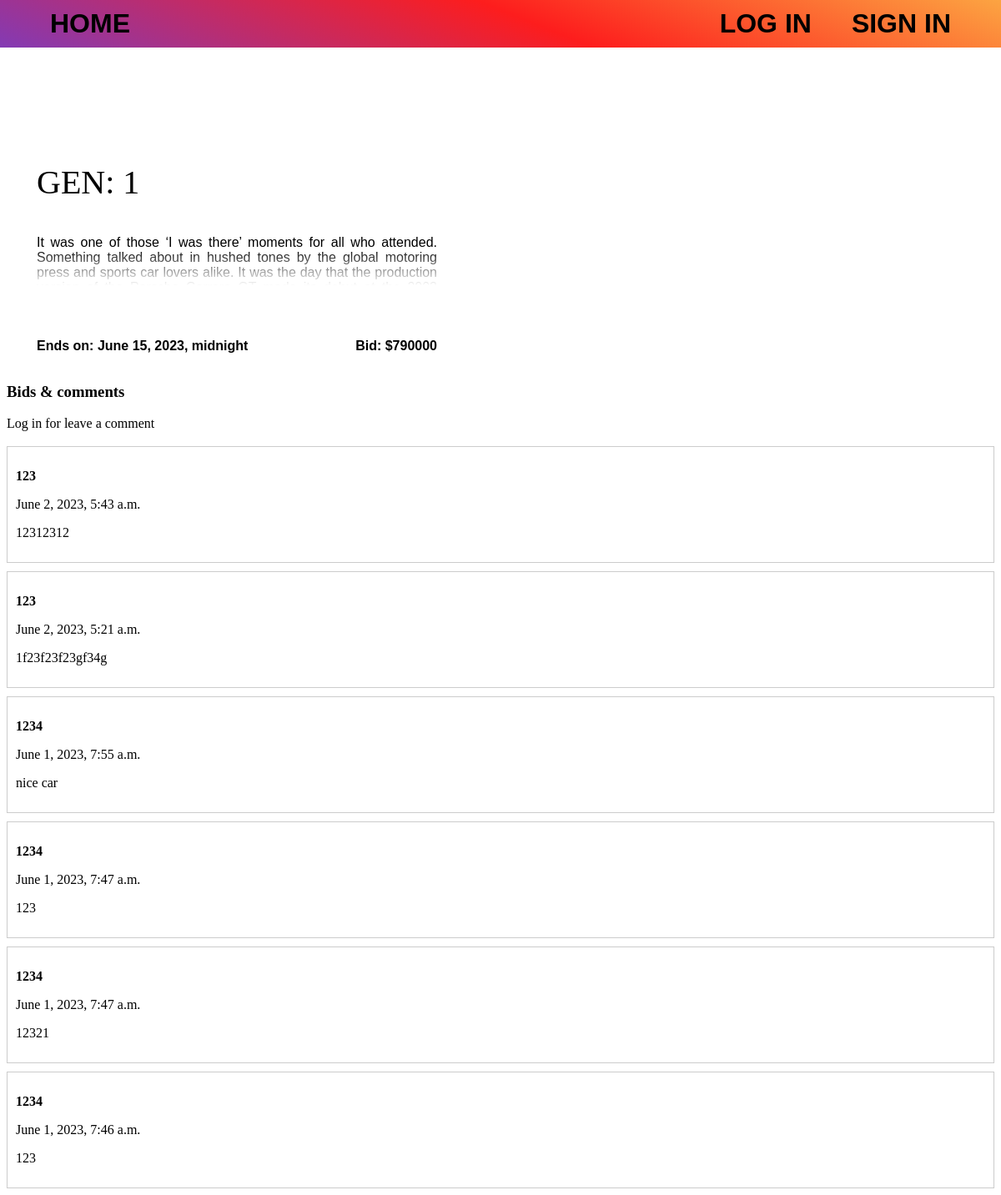
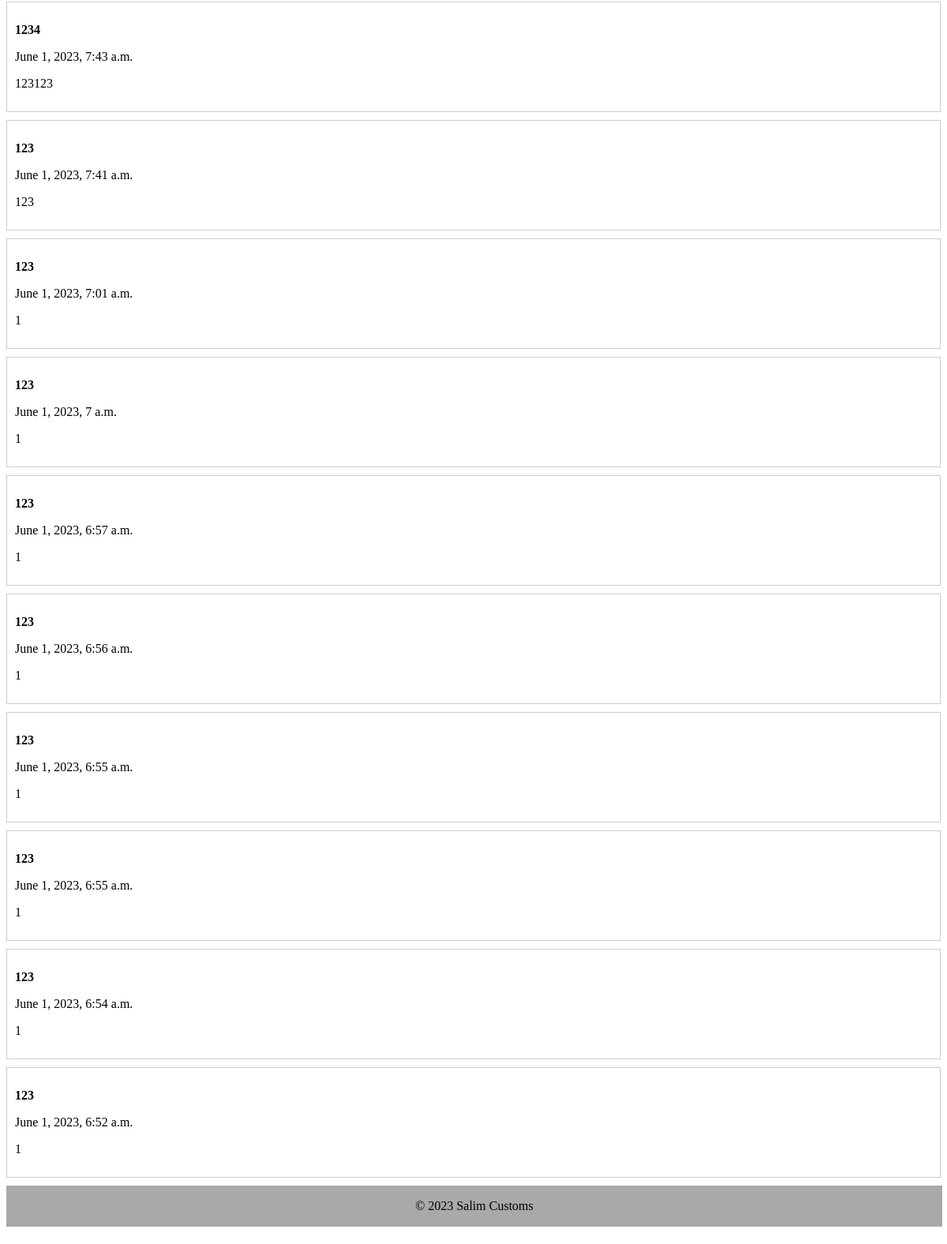
The app's page /post/MBU1-porsche-carrera-gt/ with its own data (2 pictures, top to bottom).
### axaxa/models.py (models this page shows, shortened)
class Cars(models.Model):
    user = models.ForeignKey(User, on_delete=models.SET_DEFAULT, default=1, related_name="lots")
    brand = models.CharField(max_length=25, null=False)
    model = models.CharField(max_length=50, null=False)
    generation = models.CharField(max_length=10, null=False)
    body = models.CharField(max_length=20, null=False)
    description = models.TextField()
    time_create = models.DateTimeField(auto_now_add=True)
    time_end = models.DateTimeField(null=False)
    start_price = models.IntegerField(null=False, validators=[MinValueValidator(0)])
    bid = models.IntegerField(null=True)
    bid_holder = models.ForeignKey(User, on_delete=models.PROTECT, null=True, related_name="bids")
    is_active = models.BooleanField(default=True)
    photo = models.ImageField(upload_to="photos/%Y/%m/%d/", verbose_name="Фото", null=True)
    slug = models.SlugField(max_length=255, unique=False, db_index=True, verbose_name="URL")
    class Meta:
        ordering = ['-time_create']

class Comment(models.Model):
    post = models.ForeignKey(Cars, on_delete=models.CASCADE)
    user = models.ForeignKey(User, on_delete=models.CASCADE)
    content = models.TextField()
    time_create = models.DateTimeField(auto_now_add=True)
    class Meta:
        ordering = ['-time_create']

### axaxa/views.py (the view, shortened to what this page needs)
# urls.py: path('post/<slug:post_slug>/', ShowPost.as_view(), name='post'),
class ShowPost(DetailView, FormView):
    model = Cars
    slug_url_kwarg = 'post_slug'
    template_name = 'axaxa/post.html'
    context_object_name = 'post'
    form_class = CommentForm
    def get_context_data(self, **kwargs):
        context = super().get_context_data(**kwargs)
        context['comments'] = Comment.objects.filter(post_id=self.get_object().id)
        return context

### axaxa/templates/axaxa/post.html (shortened to what this page needs)
{% extends "axaxa/base.html" %}
{% load static %}
{% block content %}
    <div class="car-container">
    <div class="car-info">
        <br>
        <p class="info-gen">GEN: {{ post.generation }} </p>
  <p class="info-desc">{{ post.description|truncatewords:75 }}</p>
        <div class="info-info">
  <p class="info-time">Ends on: {{ post.time_end }}</p>
  <p class="info-bid">Bid: ${{ post.bid }}</p>
        </div>
        </div>
    </div>
    <div class="comments-n-bids">
        <h3>Bids & comments</h3>
    {% if request.user.is_authenticated %}
     <form method="POST" class="form-group">
            {% csrf_token %}
            {{ form.as_p }}
         <button type="submit" class="btn btn-success">Send</button>
     </form>
    {% else %}
    <div class="not-auth">
        <a href="{% url 'login' %}">Log in</a> <span>for leave a comment</span>
        <br>
        <br>
    </div>
    {% endif %}
    <div class="comment-section">
        {% for com in comments %}
            <div class="comment">
            <div class="comment-info">
            <p class="comment-username"> {{ com.user.username }}</p>
                <p> {{ com.time_create }}</p>
                </div>
            <p class="comment-content"> {{ com.content }}</p>
            </div>
        {% endfor %}
    </div>
    </div>
{% endblock %}

### axaxa/static/css/styles.css (style rules this page uses)
p { overflow: hidden; }
p { position: relative; }
p::after { content: ""; bottom: 0; right: 0; height: 0.5em; width: 100%; background: linear-gradient(to bottom, rgba(255, 255, 255, 0) 0%, rgba(255, 255, 255, 1) 70%); }
.info-desc::after { content: ""; position: absolute; bottom: 0; right: 0; height: 75%; width: 100%; background: linear-gradient(to bottom, rgba(255, 255, 255, 0) 0%, rgba(255, 255, 255, 1) 92%); }
a { color: black; text-decoration: none; position: relative; }
a:after { content: ''; display: block; height: 2px; width: 0; background-color: black; position: absolute; bottom: 0; right: 0; transition: width 0.3s ease-in-out, left 0.3s ease-in-out; }
.car-container { display: flex; align-items: center; }
.car-info { flex-grow: 1; max-width: 40vw; margin-left: 3vw; }
.info-gen { font-size: 250%; font-family: 'Heebo',cursive; font-weight: normal; }
.info-desc { font-family: 'heebo', sans-serif; font-weight: normal; height: 8vh; text-align: justify; }
.info-bid { font-family: 'heebo', sans-serif; font-weight: bold; }
.info-time { font-family: 'heebo', sans-serif; font-weight: bold; }
.info-info { right: 0; display: flex; justify-content: space-between; margin-top: 5.5vh; }
.comment { border: 1px solid #ccc; padding: 10px; margin-bottom: 10px; }
.comment-username { font-weight: bold; }
.comment-content { margin-top: 5px; }

### records on screen
Cars: generation "1", description "It was one of those ‘I was there’ moments for all who attended. Something talked about in hushed tones by the global motoring press and sports car lovers alike. It was the day that the production…", time_end "June 15, 2023, midnight", bid "790000"
Comment: user.username "123", time_create "June 2, 2023, 5:43 a.m.", content "12312312"
Comment: user.username "123", time_create "June 2, 2023, 5:21 a.m.", content "1f23f23f23gf34g"
Comment: user.username "1234", time_create "June 1, 2023, 7:55 a.m.", content "nice car"
Comment: user.username "1234", time_create "June 1, 2023, 7:47 a.m.", content "123"
Comment: user.username "1234", time_create "June 1, 2023, 7:47 a.m.", content "12321"
Comment: user.username "1234", time_create "June 1, 2023, 7:46 a.m.", content "123"
Comment: user.username "1234", time_create "June 1, 2023, 7:43 a.m.", content "123123"
Comment: user.username "123", time_create "June 1, 2023, 7:41 a.m.", content "123"
Comment: user.username "123", time_create "June 1, 2023, 7:01 a.m.", content "1"
Comment: user.username "123", time_create "June 1, 2023, 7 a.m.", content "1"
Comment: user.username "123", time_create "June 1, 2023, 6:57 a.m.", content "1"
Comment: user.username "123", time_create "June 1, 2023, 6:56 a.m.", content "1"
Comment: user.username "123", time_create "June 1, 2023, 6:55 a.m.", content "1"
Comment: user.username "123", time_create "June 1, 2023, 6:55 a.m.", content "1"
Comment: user.username "123", time_create "June 1, 2023, 6:54 a.m.", content "1"
Comment: user.username "123", time_create "June 1, 2023, 6:52 a.m.", content "1"
